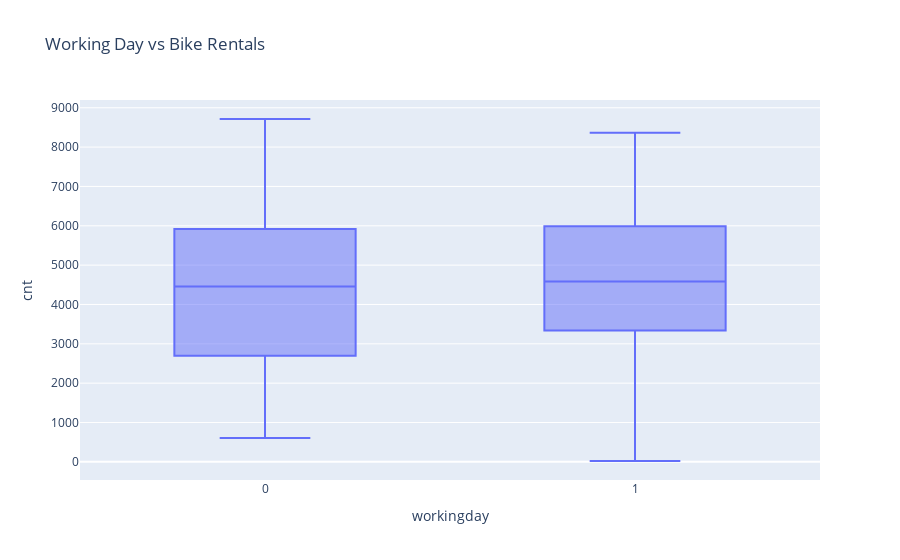

The notebook cell this image was saved under:
### Markdown cell above
### 4. boxplot - workingdays vs cnt

### Code cell
fig = px.box(data, x='workingday', y='cnt',
             title="Working Day vs Bike Rentals")
fig.show()

### Figure 1 — Plotly figure (JSON) as saved in the notebook; plotly's stock layout.template omitted (floating-point values rounded to 4 significant figures; data arrays with more than 128 entries replaced by an {"elided": "..."} marker saying what was removed)
{"data": [{"alignmentgroup": "True", "hovertemplate": "workingday=%{x}<br>cnt=%{y}<extra></extra>", "legendgroup": "", "marker": {"color": "#636efa"}, "name": "", "notched": false, "offsetgroup": "", "orientation": "v", "showlegend": false, "type": "box", "x": {"elided": "731 int values"}, "x0": " ", "xaxis": "x", "y": {"elided": "731 int values"}, "y0": " ", "yaxis": "y"}], "layout": {"boxmode": "group", "legend": {"tracegroupgap": 0}, "title": {"text": "Working Day vs Bike Rentals"}, "xaxis": {"anchor": "y", "domain": [0, 1], "title": {"text": "workingday"}}, "yaxis": {"anchor": "x", "domain": [0, 1], "title": {"text": "cnt"}}}}
